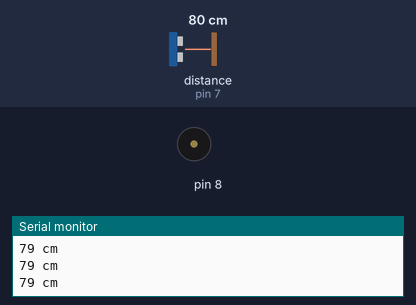
Recording of a sketch running on a simulated Arduino Uno, built with avr-gcc and run on an emulated ATmega328P. Shown: buzzer (waves = sounding), the last lines printed to the serial monitor. Wiring (inferred from the names in the program): ultrasonic range finder: trigger pin 13; echo pin 7. Inputs (shaded band) come from the test bench; at power-on: distance to the obstacle (sensor on pin 7) 80 cm. The echo pulse lasts 58.3 µs per cm.

Above: at 1.3 s.
1.4 s: distance to the obstacle (sensor on pin 7) set to 54 cm
2.9 s: distance to the obstacle (sensor on pin 7) set to 46 cm
At 4.2 s:
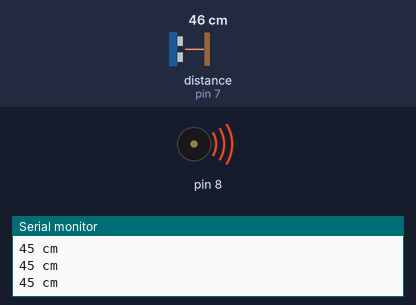
4.5 s: distance to the obstacle (sensor on pin 7) set to 250 cm
At 5.2 s:
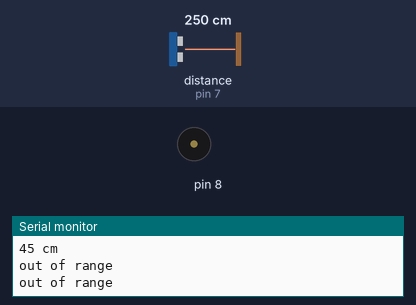
Timing chart, 0 to 7.5 s (numbered marks = the images above; inputs shaded):
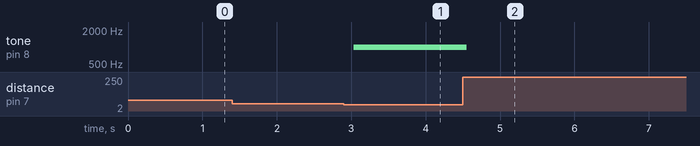

The sketch:

distance_measure.ino
```cpp
#define trigPin 13
#define echoPin 7
void setup()
{
  Serial.begin(9600);
  pinMode(trigPin, OUTPUT);
  pinMode(echoPin, INPUT);
  pinMode(8, OUTPUT);
}
void loop()
{
  long duration,distance;
  digitalWrite(trigPin, LOW);
  delayMicroseconds(2);
  digitalWrite(trigPin, HIGH);
  delayMicroseconds(10);
  digitalWrite(trigPin, LOW);
  duration = pulseIn(echoPin, HIGH);
  distance = (duration/2)/29.1;
  if (distance>=200||distance<=0)
  {
    Serial.println("out of range");
  }
  else
  {
    Serial.print(distance);
    Serial.println(" cm");
  }
  if (distance<=50)
  {
    tone(8, 1000);
  }
  else
  {
    noTone(8);
  }
  delay(500);
}
```

Measured:
- the behaviour switches between 52 and 51 cm on distance to the obstacle (sensor on pin 7) (found by bisection; images 0 and 1)
- after the input at 2.9 s, tone on pin 8: silent → 1000 Hz after 0.13 s
- after the input at 4.5 s, tone on pin 8: 1000 Hz → silent after 0.05 s
